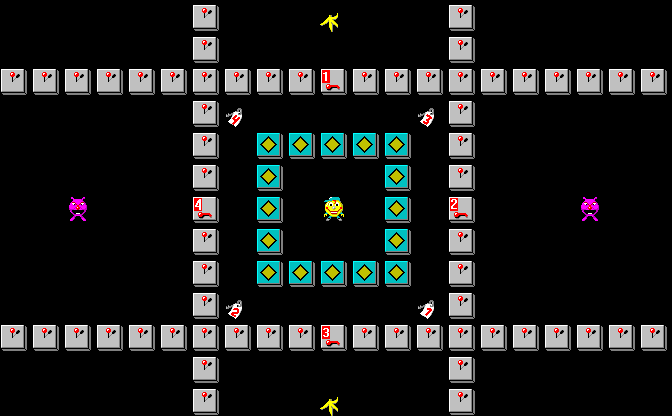

Tiled map render using the project's own tile images. Description and the whole map definition, tile-layer contents included, below:
An orthogonal 21x13 tile map with 32x32 px tiles, 1 tile layer (Tile Layer 1).

<map version="1.9" tiledversion="1.9.1" orientation="orthogonal" renderorder="right-down" width="21" height="13" tilewidth="32" tileheight="32" infinite="0" nextlayerid="2" nextobjectid="1">
 <tileset firstgid="1" source="banania.tsx" />
 <layer id="1" name="Tile Layer 1" width="21" height="13">
  <data encoding="csv">
0, 0, 0, 0, 0, 0, 3, 0, 0, 0, 4, 0, 0, 0, 3, 0, 0, 0, 0, 0, 0
, 0, 0, 0, 0, 0, 0, 3, 0, 0, 0, 0, 0, 0, 0, 3, 0, 0, 0, 0, 0, 0
, 3, 3, 3, 3, 3, 3, 3, 3, 3, 3, 19, 3, 3, 3, 3, 3, 3, 3, 3, 3, 3
, 0, 0, 0, 0, 0, 0, 3, 16, 0, 0, 0, 0, 0, 15, 3, 0, 0, 0, 0, 0, 0
, 0, 0, 0, 0, 0, 0, 3, 0, 6, 6, 6, 6, 6, 0, 3, 0, 0, 0, 0, 0, 0
, 0, 0, 0, 0, 0, 0, 3, 0, 6, 0, 0, 0, 6, 0, 3, 0, 0, 0, 0, 0, 0
, 0, 0, 7, 0, 0, 0, 22, 0, 6, 0, 1, 0, 6, 0, 20, 0, 0, 0, 7, 0, 0
, 0, 0, 0, 0, 0, 0, 3, 0, 6, 0, 0, 0, 6, 0, 3, 0, 0, 0, 0, 0, 0
, 0, 0, 0, 0, 0, 0, 3, 0, 6, 6, 6, 6, 6, 0, 3, 0, 0, 0, 0, 0, 0
, 0, 0, 0, 0, 0, 0, 3, 14, 0, 0, 0, 0, 0, 13, 3, 0, 0, 0, 0, 0, 0
, 3, 3, 3, 3, 3, 3, 3, 3, 3, 3, 21, 3, 3, 3, 3, 3, 3, 3, 3, 3, 3
, 0, 0, 0, 0, 0, 0, 3, 0, 0, 0, 0, 0, 0, 0, 3, 0, 0, 0, 0, 0, 0
, 0, 0, 0, 0, 0, 0, 3, 0, 0, 0, 4, 0, 0, 0, 3, 0, 0, 0, 0, 0, 0
</data>
 </layer>
</map>
